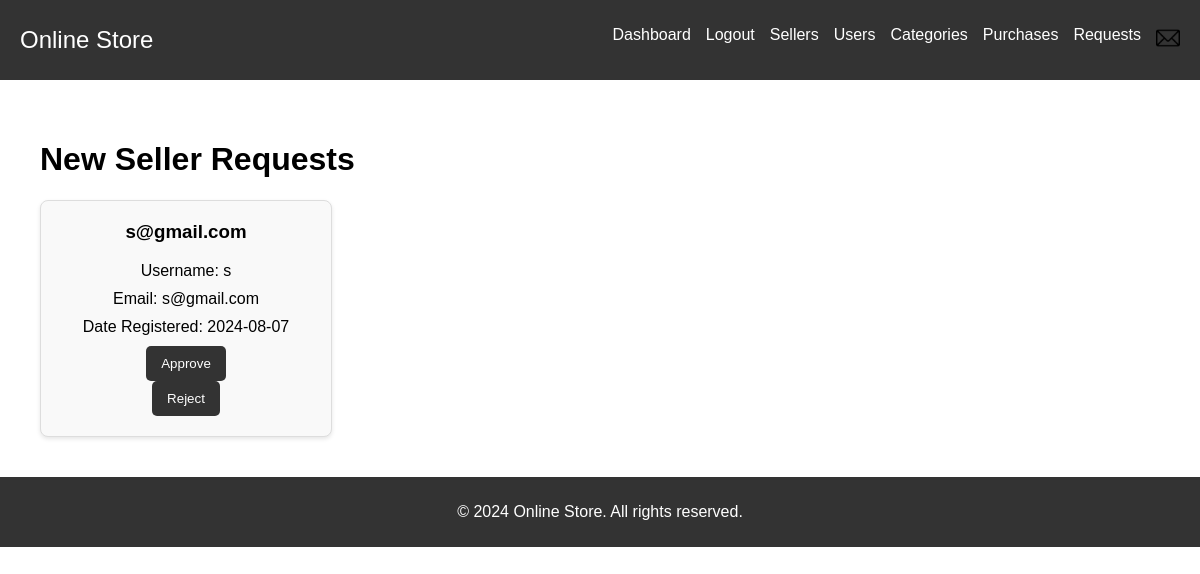
/seller_requests (signed in), run on an earlier commit of the app's database.
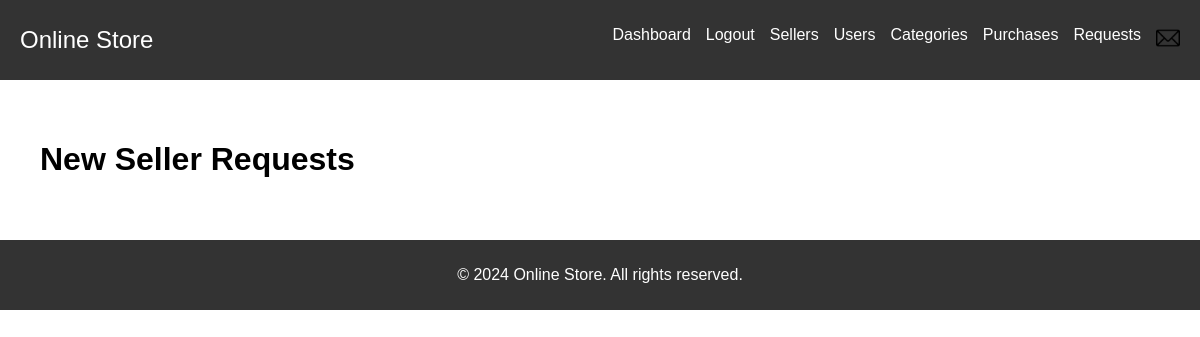
And on a later commit of the database.
### models.py (models this page shows)
class Seller(db.Model):
    id = db.Column(db.Integer, primary_key=True)
    email = db.Column(db.String(120), unique=True, nullable=False)
    authenticated = db.Column(db.Boolean, default=False)
    phone_number = db.Column(db.String(15), nullable=True)
    date_registered = db.Column(db.DateTime, default=datetime.utcnow)
    products = db.relationship('Product', backref='owner_seller', lazy=True)

### main.py (the view)
@app.route("/seller_requests")
@login_required
def seller_requests():
    if current_user.role != 'admin':
        abort(403)
    sellers = Seller.query.filter_by(authenticated=False).all()
    return render_template("seller_requests.html", sellers=sellers)

### main.py (called while the page is built)
@login_manager.user_loader
def load_user(user_id):
    return User.query.get(int(user_id))

### templates/seller_requests.html (shortened to what this page needs)
{% extends 'admin_base.html' %}
{% block content %}
<div class="container">
    <h1>New Seller Requests</h1>
    <div class="seller-container">
        {% for seller in sellers %}
        <div class="seller-card" id="seller-{{ seller.id }}">
            <h3>{{ seller.email }}</h3>
            <div class="info">Username: {{ seller.email.split('@')[0] }}</div>
            <div class="info">Email: {{ seller.email }}</div>
            <div class="info">Date Registered: {{ seller.date_registered.strftime('%Y-%m-%d') }}</div>
            <button class="approve-btn" data-id="{{ seller.id }}">Approve</button>
            <button class="reject-btn" data-id="{{ seller.id }}">Reject</button>
        </div>
        {% endfor %}
    </div>
</div>
{% endblock %}

### templates/admin_base.html (shortened to what this page needs)
<!DOCTYPE html>
<html lang="en">
<head>
</head>
<body>
    <nav class="navbar">
        <div class="navbar-container">
            <a href="{{ url_for('home') }}" class="navbar-brand">Online Store</a>
            <ul class="navbar-nav">
                <li class="nav-item">
                    <a class="nav-link" href="{{ url_for('dashboard') }}">Dashboard</a>
                </li>
                <li class="nav-item">
                    <a class="nav-link" href="{{ url_for('logout') }}">Logout</a>
                </li>
                <li class="nav-item">
                    <a class="nav-link" href="/sellers">Sellers</a>
                </li>
                <li class="nav-item">
                    <a class="nav-link" href="/users">Users</a>
                </li>
                <li class="nav-item">
                    <a class="nav-link" href="categories">Categories</a>
                </li>
                <li class="nav-item">
                    <a class="nav-link" href="/purchases">Purchases</a>
                </li>
                <li class="nav-item">
                    <a class="nav-link" href="/requests">Requests</a>
                </li>
                <li class="nav-item">
                    <a class="nav-link" href="/notifications">
                        <img src="../static/images/notification.png" alt="Notifications" class="notification-icon">
                    </a>
                </li>
            </ul>
        </div>
    </nav>
    <div class="container">
        {% block content %}{% endblock %}
    </div>
    <footer>
        <div class="footer-container">
            <p>&copy; 2024 Online Store. All rights reserved.</p>
        </div>
    </footer>
</body>
</html>

### templates/admin_base.html (style rules this page uses)
body { font-family: Arial, sans-serif; margin: 0; padding: 0; }
.navbar { background-color: #333; color: white; padding: 10px 0; }
.navbar-container { display: flex; justify-content: space-between; align-items: center; padding: 0 20px; }
.navbar-brand { color: white; text-decoration: none; font-size: 24px; }
.navbar-nav { list-style: none; display: flex; gap: 15px; }
.nav-item { display: inline; }
.nav-link { color: white; text-decoration: none; }
.notification-icon { width: 24px; height: 24px; }
.container { padding: 20px; }
.footer-container { background-color: #333; color: white; text-align: center; padding: 10px 0; }

What changed in the data, as far as the page shows it:
no longer on this page (row edited): Seller: email "s@gmail.com", email "s", date_registered "2024-08-07"
